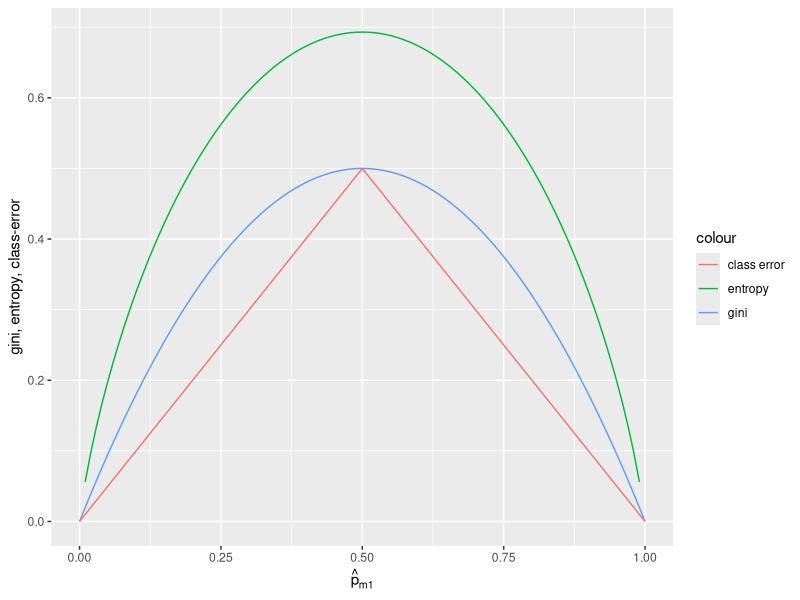

Reproduce this figure in R.
library("ggplot2")
p = seq(0, 1, 0.01)
gini = p * (1 - p) * 2
entropy = -(p * log(p) + (1 - p) * log(1 - p))
class.err = 1 - pmax(p, 1 - p)
data <- data.frame(p = p, gini = gini, entropy = entropy, error= class.err)
plot<- ggplot(data, aes(p)) + 
  geom_line(aes(y = gini, colour = "gini")) +
  geom_line(aes(y = entropy, colour = "entropy")) +  
  geom_line(aes(y = error, colour = "class error"))
plot <- plot + labs(x = expression(hat(p)[m1]), y = "gini, entropy, class-error")
plot
